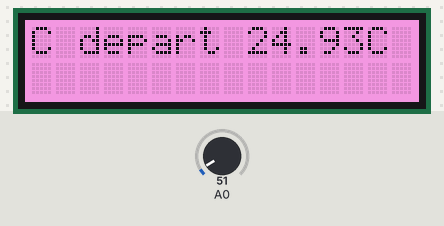
Recording of a sketch running on a simulated Arduino Uno, built with avr-gcc and run on an emulated ATmega328P. Parts: 16×2 character LCD. The inputs (shaded band) are chosen by the test bench; at power-on: A0 = 51.

Above: at 1.2 s.
1.3 s: A0 set to 61
At 1.9 s:
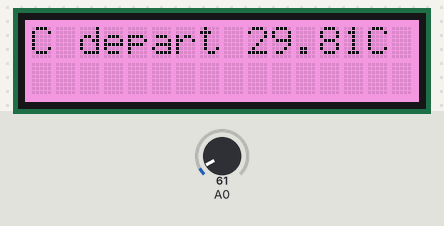
3.1 s: A0 set to 71
At 3.6 s:
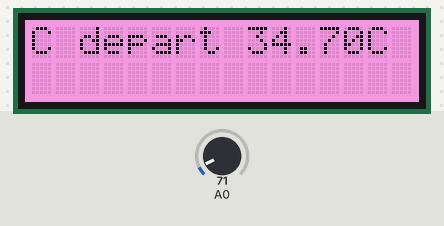
4.6 s: A0 set to 86
At 5.3 s:
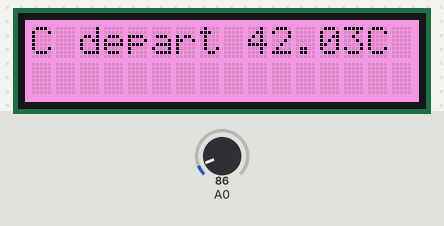
Timing chart, 0 to 7.6 s (numbered marks = the images above; inputs shaded):
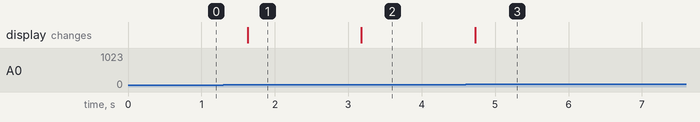

Measured:
- after the input at 1.3 s, the display: changes after 0.33 s (image 1)
- after the input at 3.1 s, the display: changes after 0.08 s (image 2)
- after the input at 4.6 s, the display: changes after 0.13 s (image 3)

The sketch:

lm35dz-to-LCD-arduino.ino
```cpp
// (licence header left out)
/* Import of libs */
#include <Wire.h>
#include "rgb_lcd.h"

/* Call LCD because I use LCD screen size: 16x2 */
rgb_lcd lcd;

/* Color of display (lcd) */
const int colorR = 245;
const int colorG = 122;
const int colorB = 220;

float ND;
float AffD;
float NR;
float AffR;


void setup()
{
  /* set up the LCD's number of columns and rows then set color of background: */
  lcd.begin(16, 2);
  Serial.begin(9600);
  lcd.setRGB(colorR, colorG, colorB);
  lcd.clear();
  Wire.begin();
}


/* Use loop section of Arduino to display periodically temperature, previously converted as metric system */
void loop()
{
  ND=analogRead(A0);
  AffD=ND*(5.0/1023*100);
  lcd.setCursor(0,0);
  lcd.print("C depart");
  lcd.setCursor(9,0);
  lcd.print(AffD);
  lcd.setCursor(14,0);
  lcd.print("C");
  delay(500);
}
```
